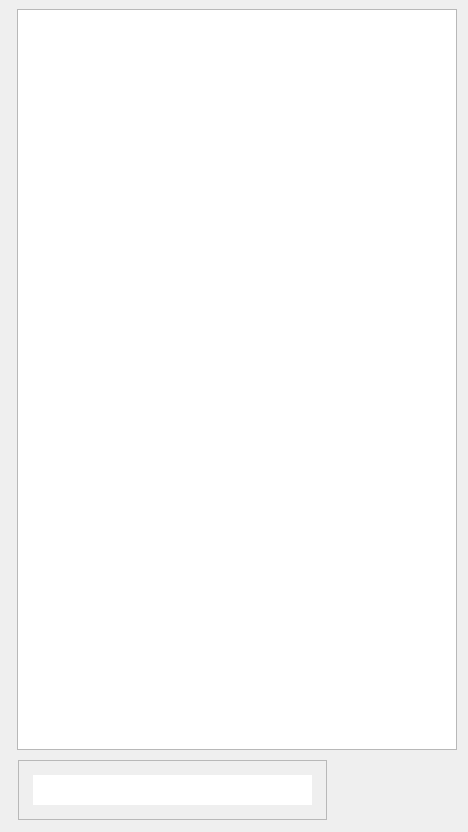
<?xml version="1.0" encoding="UTF-8"?>
<ui version="4.0">
 <class>Form</class>
 <widget class="QWidget" name="Form">
  <property name="geometry">
   <rect>
    <x>0</x>
    <y>0</y>
    <width>468</width>
    <height>832</height>
   </rect>
  </property>
  <property name="windowTitle">
   <string>Form</string>
  </property>
  <widget class="QPushButton" name="btn_plus">
   <property name="geometry">
    <rect>
     <x>400</x>
     <y>760</y>
     <width>64</width>
     <height>60</height>
    </rect>
   </property>
   <property name="sizePolicy">
    <sizepolicy hsizetype="Fixed" vsizetype="Fixed">
     <horstretch>0</horstretch>
     <verstretch>0</verstretch>
    </sizepolicy>
   </property>
   <property name="styleSheet">
    <string notr="true">border:none</string>
   </property>
   <property name="text">
    <string/>
   </property>
   <property name="icon">
    <iconset>
     <normalon>:/btn/btn_plus.png</normalon>
    </iconset>
   </property>
   <property name="iconSize">
    <size>
     <width>60</width>
     <height>60</height>
    </size>
   </property>
   <property name="shortcut">
    <string>Enter</string>
   </property>
   <property name="autoDefault">
    <bool>false</bool>
   </property>
  </widget>
  <widget class="QPushButton" name="btn_send">
   <property name="geometry">
    <rect>
     <x>330</x>
     <y>760</y>
     <width>64</width>
     <height>60</height>
    </rect>
   </property>
   <property name="sizePolicy">
    <sizepolicy hsizetype="Fixed" vsizetype="Fixed">
     <horstretch>0</horstretch>
     <verstretch>0</verstretch>
    </sizepolicy>
   </property>
   <property name="styleSheet">
    <string notr="true">border:none;
scale:0.6</string>
   </property>
   <property name="text">
    <string/>
   </property>
   <property name="icon">
    <iconset resource="images/resource.qrc">
     <normaloff>:/btn/btn_send.png</normaloff>
     <activeon>:/btn/btn_send_hover.png</activeon>:/btn/btn_send.png</iconset>
   </property>
   <property name="iconSize">
    <size>
     <width>60</width>
     <height>60</height>
    </size>
   </property>
   <property name="autoDefault">
    <bool>false</bool>
   </property>
  </widget>
  <widget class="SendTextEdit" name="textEdit">
   <property name="geometry">
    <rect>
     <x>18</x>
     <y>760</y>
     <width>309</width>
     <height>60</height>
    </rect>
   </property>
   <property name="sizePolicy">
    <sizepolicy hsizetype="Expanding" vsizetype="Fixed">
     <horstretch>0</horstretch>
     <verstretch>0</verstretch>
    </sizepolicy>
   </property>
   <property name="minimumSize">
    <size>
     <width>309</width>
     <height>60</height>
    </size>
   </property>
   <property name="maximumSize">
    <size>
     <width>309</width>
     <height>60</height>
    </size>
   </property>
   <property name="styleSheet">
    <string notr="true">
border-image: url(:/input/img_input.png) 10 10 10 10 stretch stretch;
        border-width: 10px;
        padding: 5px;</string>
   </property>
   <property name="html">
    <string>&lt;!DOCTYPE HTML PUBLIC &quot;-//W3C//DTD HTML 4.0//EN&quot; &quot;http://www.w3.org/TR/REC-html40/strict.dtd&quot;&gt;
&lt;html&gt;&lt;head&gt;&lt;meta name=&quot;qrichtext&quot; content=&quot;1&quot; /&gt;&lt;meta charset=&quot;utf-8&quot; /&gt;&lt;style type=&quot;text/css&quot;&gt;
p, li { white-space: pre-wrap; }
hr { height: 1px; border-width: 0; }
li.unchecked::marker { content: &quot;\2610&quot;; }
li.checked::marker { content: &quot;\2612&quot;; }
&lt;/style&gt;&lt;/head&gt;&lt;body style=&quot; font-family:'Microsoft YaHei UI'; font-size:9pt; font-weight:400; font-style:normal;&quot;&gt;
&lt;p style=&quot;-qt-paragraph-type:empty; margin-top:0px; margin-bottom:0px; margin-left:0px; margin-right:0px; -qt-block-indent:0; text-indent:0px;&quot;&gt;&lt;br /&gt;&lt;/p&gt;&lt;/body&gt;&lt;/html&gt;</string>
   </property>
  </widget>
  <widget class="CustomListView" name="listView">
   <property name="geometry">
    <rect>
     <x>17</x>
     <y>9</y>
     <width>440</width>
     <height>741</height>
    </rect>
   </property>
   <property name="sizePolicy">
    <sizepolicy hsizetype="Expanding" vsizetype="Expanding">
     <horstretch>0</horstretch>
     <verstretch>0</verstretch>
    </sizepolicy>
   </property>
   <property name="minimumSize">
    <size>
     <width>440</width>
     <height>741</height>
    </size>
   </property>
  </widget>
 </widget>
 <customwidgets>
  <customwidget>
   <class>SendTextEdit</class>
   <extends>QTextEdit</extends>
   <header>ui.send_text_edit</header>
  </customwidget>
  <customwidget>
   <class>CustomListView</class>
   <extends>QListView</extends>
   <header>ui.custom_list_view</header>
  </customwidget>
 </customwidgets>
 <resources>
  <include location="images/resource.qrc"/>
 </resources>
 <connections/>
</ui>
